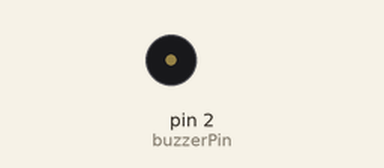
Simulated run of this sketch. Board: Arduino Uno, built with avr-gcc and run on an emulated ATmega328P. Parts: buzzer (waves = sounding).

Above: at 0.1 s.
Timing chart, 0 to 40.0 s (numbered marks = the images above):
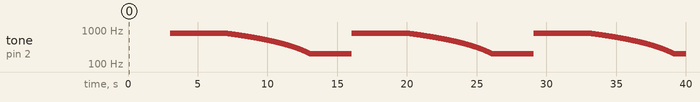

The sketch:

FengMingQi.ino
```cpp
const int buzzerPin=2;//定义D7引脚为蜂鸣器信号输出引脚
void setup()
{
  pinMode(buzzerPin,OUTPUT);//端口定义
}

void loop()
{
  for(int i=200;i<=800;i++)//频率不断上升
  {
    tone(buzzerPin,i);
    delay(5);
  }
  delay(4000);//保持频率最高的点延迟4秒
  for(int i=800;i>=200;i--)//频率在不断下降
  {
    tone(buzzerPin,i);
    delay(10);
  }
}
```

Measured:
- by itself, tone on pin 2 (buzzerPin): plays 800 Hz for 4.0 s, 799 Hz for 0.01 s, 798 Hz for 0.01 s, 797 Hz for 0.01 s, 796 Hz for 0.01 s, 795 Hz for 0.01 s … (1803 notes in this stretch)
